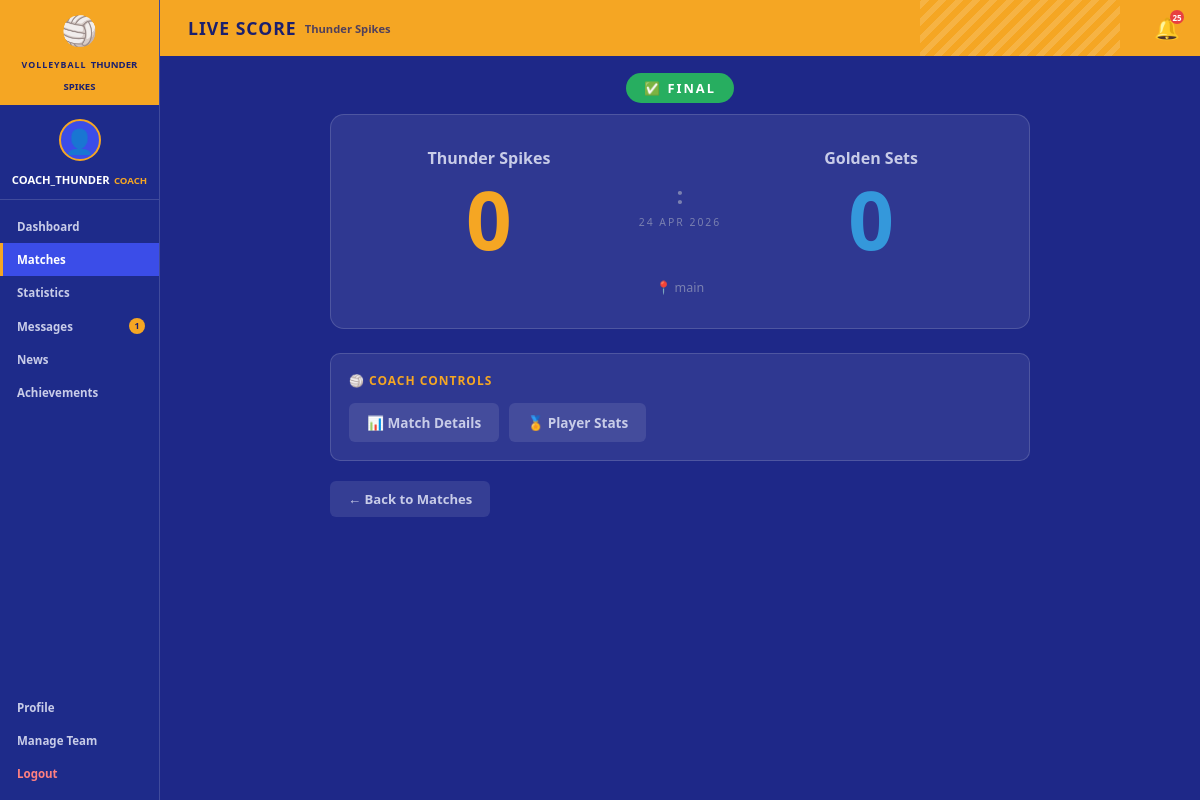
The app's page /match/22/live/ (signed in), older data.
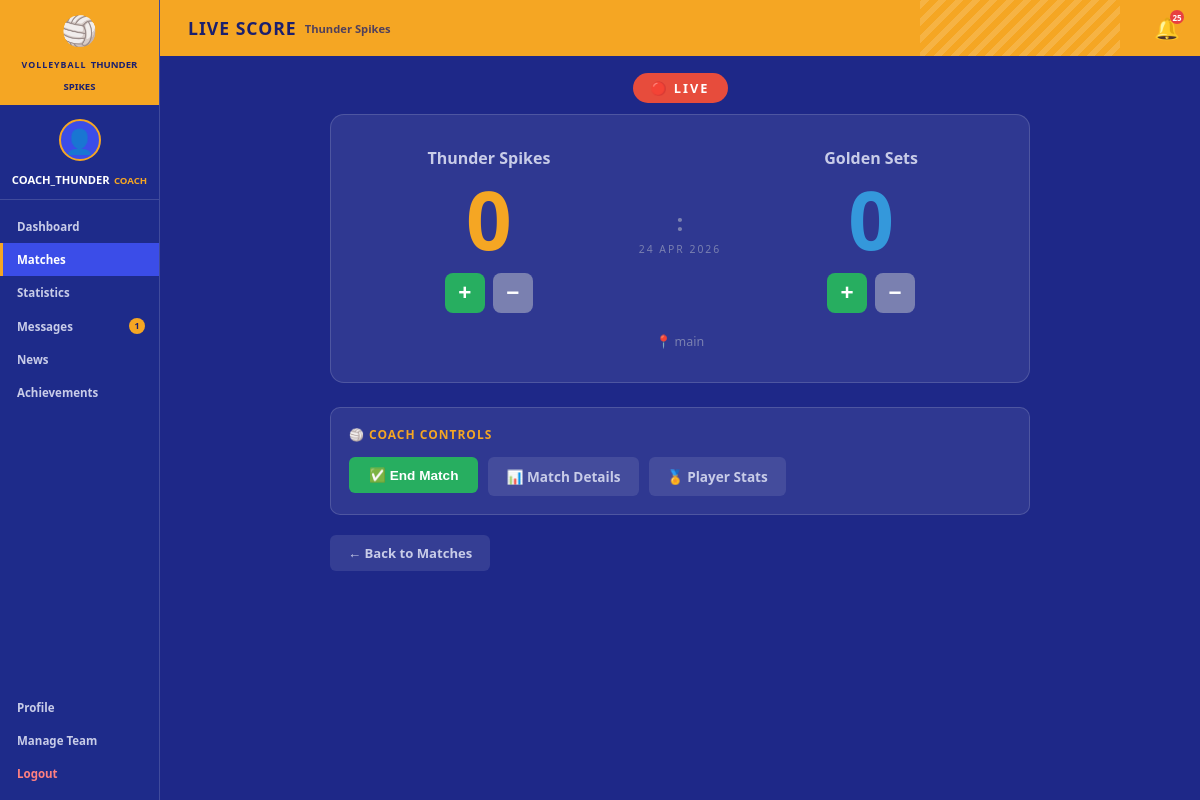
The same page, newer data.
### scheduling/views.py (the view)
# urls.py: path('match/<int:pk>/live/', views.live_score, name='live_score'),
@login_required
def live_score(request, pk):
    match = get_object_or_404(Match, pk=pk)
    user_team = request.user.profile.team if hasattr(request.user, 'profile') else None
    if user_team and match.home_team != user_team and match.away_team != user_team:
        messages.error(request, "You can only view matches for your team.")
        return redirect('matches')
    is_coach = hasattr(request.user, 'profile') and request.user.profile.role == 'coach'
    context = {
        'match': match,
        'is_coach': is_coach,
        'active_page': 'matches',
    }
    return render(request, 'scheduling/live_score.html', context)

### volleyball_project/templates/scheduling/live_score.html (shortened to what the changed rows need)
{% extends 'base.html' %}
{% block page_title %}LIVE SCORE{% endblock %}
{% block content %}
<div style="max-width:700px; margin:0 auto;">
    {% if match.status == 'live' %}
    <div style="text-align:center; margin-bottom:16px;">
        <span id="live-badge" style="background:#e74c3c; color:white; padding:6px 18px; border-radius:20px; font-size:0.8rem; font-weight:800; text-transform:uppercase; letter-spacing:2px; animation: pulse 1.4s infinite;">
            🔴 LIVE
        </span>
    </div>
    {% elif match.status == 'completed' %}
    <div style="text-align:center; margin-bottom:16px;">
        <span style="background:#27ae60; color:white; padding:6px 18px; border-radius:20px; font-size:0.8rem; font-weight:800; text-transform:uppercase; letter-spacing:2px;">
            ✅ FINAL
        </span>
    </div>
    {% endif %}
    <div style="background:rgba(255,255,255,0.08); border-radius:14px; padding:32px 24px; border:1px solid rgba(255,255,255,0.15); margin-bottom:24px;">
        <div style="display:grid; grid-template-columns:1fr auto 1fr; gap:16px; align-items:center;">
            <div style="text-align:center;">
                {% if is_coach and match.status == 'live' %}
                <div style="display:flex; gap:8px; justify-content:center; margin-top:14px;">
                    <form method="post" action="{% url 'update_live_score' pk=match.pk %}">
                        <button type="submit" style="background:#27ae60; color:white; border:none; border-radius:8px; width:40px; height:40px; font-size:1.4rem; cursor:pointer; font-weight:700;">+</button>
                    </form>
                    <form method="post" action="{% url 'update_live_score' pk=match.pk %}">
                        <button type="submit" style="background:#7a80b0; color:white; border:none; border-radius:8px; width:40px; height:40px; font-size:1.4rem; cursor:pointer; font-weight:700;">−</button>
                    </form>
                </div>
                {% endif %}
            </div>
            <div style="text-align:center;">
                {% if is_coach and match.status == 'live' %}
                <div style="display:flex; gap:8px; justify-content:center; margin-top:14px;">
                    <form method="post" action="{% url 'update_live_score' pk=match.pk %}">
                        <button type="submit" style="background:#27ae60; color:white; border:none; border-radius:8px; width:40px; height:40px; font-size:1.4rem; cursor:pointer; font-weight:700;">+</button>
                    </form>
                    <form method="post" action="{% url 'update_live_score' pk=match.pk %}">
                        <button type="submit" style="background:#7a80b0; color:white; border:none; border-radius:8px; width:40px; height:40px; font-size:1.4rem; cursor:pointer; font-weight:700;">−</button>
                    </form>
                </div>
                {% endif %}
            </div>
        </div>
    </div>
    {% if is_coach %}
    <div style="background:rgba(255,255,255,0.08); border-radius:10px; padding:18px; border:1px solid rgba(255,255,255,0.15); margin-bottom:20px;">
        <div style="display:flex; gap:10px; flex-wrap:wrap;">
            {% if match.status == 'live' %}
            <form method="post" action="{% url 'update_live_score' pk=match.pk %}" onsubmit="return confirm('End the match and mark as completed?');">
                <button type="submit" style="background:#27ae60; color:white; border:none; border-radius:6px; padding:10px 20px; font-size:0.85rem; font-weight:700; cursor:pointer;">
                    ✅ End Match
                </button>
            </form>
            {% endif %}
        </div>
    </div>
    {% endif %}
</div>
{% endblock %}

Row changes from the older to the newer data that the page shows:
changed Match "main": status "completed" → "live" (drawn)
Text that changed along with them:
text no longer shown: "✅ FINAL"
text now shown: "🔴 LIVE + − + − ✅ End Match"
